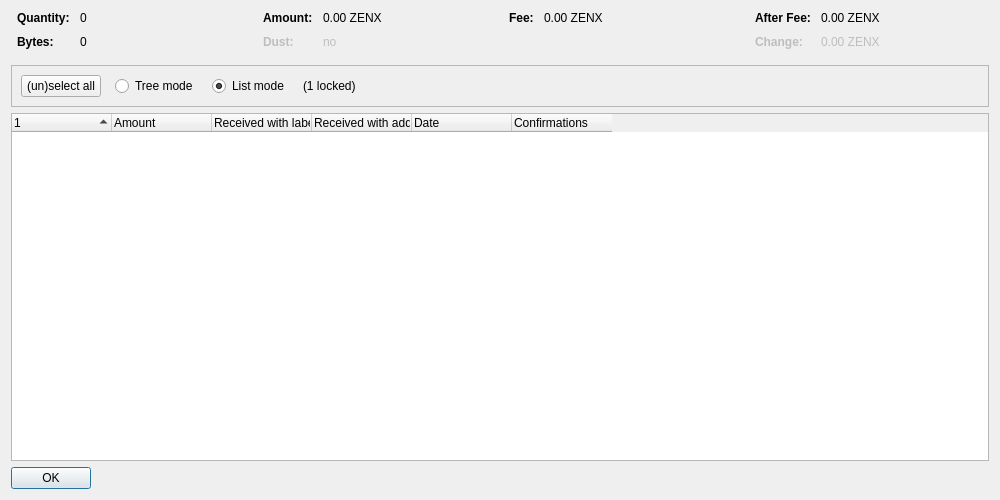
<?xml version="1.0" encoding="UTF-8"?>
<ui version="4.0">
 <class>CoinControlDialog</class>
 <widget class="QDialog" name="CoinControlDialog">
  <property name="geometry">
   <rect>
    <x>0</x>
    <y>0</y>
    <width>1000</width>
    <height>500</height>
   </rect>
  </property>
  <property name="windowTitle">
   <string>Coin Selection</string>
  </property>
  <layout class="QVBoxLayout" name="verticalLayout">
   <item>
    <layout class="QHBoxLayout" name="horizontalLayoutTop" stretch="0,0,0,0">
     <property name="topMargin">
      <number>0</number>
     </property>
     <property name="bottomMargin">
      <number>10</number>
     </property>
     <item>
      <layout class="QFormLayout" name="formLayoutCoinControl1">
       <property name="horizontalSpacing">
        <number>10</number>
       </property>
       <property name="verticalSpacing">
        <number>10</number>
       </property>
       <property name="leftMargin">
        <number>6</number>
       </property>
       <property name="rightMargin">
        <number>6</number>
       </property>
       <item row="0" column="0">
        <widget class="QLabel" name="labelCoinControlQuantityText">
         <property name="font">
          <font>
           <weight>75</weight>
           <bold>true</bold>
          </font>
         </property>
         <property name="text">
          <string>Quantity:</string>
         </property>
        </widget>
       </item>
       <item row="0" column="1">
        <widget class="QLabel" name="labelCoinControlQuantity">
         <property name="cursor">
          <cursorShape>IBeamCursor</cursorShape>
         </property>
         <property name="contextMenuPolicy">
          <enum>Qt::ActionsContextMenu</enum>
         </property>
         <property name="text">
          <string notr="true">0</string>
         </property>
         <property name="textInteractionFlags">
          <set>Qt::LinksAccessibleByMouse|Qt::TextSelectableByKeyboard|Qt::TextSelectableByMouse</set>
         </property>
        </widget>
       </item>
       <item row="1" column="0">
        <widget class="QLabel" name="labelCoinControlBytesText">
         <property name="font">
          <font>
           <weight>75</weight>
           <bold>true</bold>
          </font>
         </property>
         <property name="text">
          <string>Bytes:</string>
         </property>
        </widget>
       </item>
       <item row="1" column="1">
        <widget class="QLabel" name="labelCoinControlBytes">
         <property name="cursor">
          <cursorShape>IBeamCursor</cursorShape>
         </property>
         <property name="contextMenuPolicy">
          <enum>Qt::ActionsContextMenu</enum>
         </property>
         <property name="text">
          <string notr="true">0</string>
         </property>
         <property name="textInteractionFlags">
          <set>Qt::LinksAccessibleByMouse|Qt::TextSelectableByKeyboard|Qt::TextSelectableByMouse</set>
         </property>
        </widget>
       </item>
      </layout>
     </item>
     <item>
      <layout class="QFormLayout" name="formLayoutCoinControl2">
       <property name="horizontalSpacing">
        <number>10</number>
       </property>
       <property name="verticalSpacing">
        <number>10</number>
       </property>
       <property name="leftMargin">
        <number>6</number>
       </property>
       <property name="rightMargin">
        <number>6</number>
       </property>
       <item row="0" column="0">
        <widget class="QLabel" name="labelCoinControlAmountText">
         <property name="font">
          <font>
           <weight>75</weight>
           <bold>true</bold>
          </font>
         </property>
         <property name="text">
          <string>Amount:</string>
         </property>
        </widget>
       </item>
       <item row="0" column="1">
        <widget class="QLabel" name="labelCoinControlAmount">
         <property name="cursor">
          <cursorShape>IBeamCursor</cursorShape>
         </property>
         <property name="contextMenuPolicy">
          <enum>Qt::ActionsContextMenu</enum>
         </property>
         <property name="text">
          <string notr="true">0.00 ZENX</string>
         </property>
         <property name="textInteractionFlags">
          <set>Qt::LinksAccessibleByMouse|Qt::TextSelectableByKeyboard|Qt::TextSelectableByMouse</set>
         </property>
        </widget>
       </item>
       <item row="1" column="0">
        <widget class="QLabel" name="labelCoinControlLowOutputText">
         <property name="enabled">
          <bool>false</bool>
         </property>
         <property name="font">
          <font>
           <weight>75</weight>
           <bold>true</bold>
          </font>
         </property>
         <property name="text">
          <string>Dust:</string>
         </property>
        </widget>
       </item>
       <item row="1" column="1">
        <widget class="QLabel" name="labelCoinControlLowOutput">
         <property name="enabled">
          <bool>false</bool>
         </property>
         <property name="cursor">
          <cursorShape>IBeamCursor</cursorShape>
         </property>
         <property name="contextMenuPolicy">
          <enum>Qt::ActionsContextMenu</enum>
         </property>
         <property name="text">
          <string notr="true">no</string>
         </property>
         <property name="textInteractionFlags">
          <set>Qt::LinksAccessibleByMouse|Qt::TextSelectableByKeyboard|Qt::TextSelectableByMouse</set>
         </property>
        </widget>
       </item>
      </layout>
     </item>
     <item>
      <layout class="QFormLayout" name="formLayoutCoinControl3">
       <property name="horizontalSpacing">
        <number>10</number>
       </property>
       <property name="verticalSpacing">
        <number>10</number>
       </property>
       <property name="leftMargin">
        <number>6</number>
       </property>
       <property name="rightMargin">
        <number>6</number>
       </property>
       <item row="0" column="0">
        <widget class="QLabel" name="labelCoinControlFeeText">
         <property name="font">
          <font>
           <weight>75</weight>
           <bold>true</bold>
          </font>
         </property>
         <property name="text">
          <string>Fee:</string>
         </property>
        </widget>
       </item>
       <item row="0" column="1">
        <widget class="QLabel" name="labelCoinControlFee">
         <property name="cursor">
          <cursorShape>IBeamCursor</cursorShape>
         </property>
         <property name="contextMenuPolicy">
          <enum>Qt::ActionsContextMenu</enum>
         </property>
         <property name="text">
          <string notr="true">0.00 ZENX</string>
         </property>
         <property name="textInteractionFlags">
          <set>Qt::LinksAccessibleByMouse|Qt::TextSelectableByKeyboard|Qt::TextSelectableByMouse</set>
         </property>
        </widget>
       </item>
      </layout>
     </item>
     <item>
      <layout class="QFormLayout" name="formLayoutCoinControl4">
       <property name="horizontalSpacing">
        <number>10</number>
       </property>
       <property name="verticalSpacing">
        <number>10</number>
       </property>
       <property name="leftMargin">
        <number>6</number>
       </property>
       <property name="rightMargin">
        <number>6</number>
       </property>
       <item row="0" column="0">
        <widget class="QLabel" name="labelCoinControlAfterFeeText">
         <property name="font">
          <font>
           <weight>75</weight>
           <bold>true</bold>
          </font>
         </property>
         <property name="text">
          <string>After Fee:</string>
         </property>
        </widget>
       </item>
       <item row="0" column="1">
        <widget class="QLabel" name="labelCoinControlAfterFee">
         <property name="cursor">
          <cursorShape>IBeamCursor</cursorShape>
         </property>
         <property name="contextMenuPolicy">
          <enum>Qt::ActionsContextMenu</enum>
         </property>
         <property name="text">
          <string notr="true">0.00 ZENX</string>
         </property>
         <property name="textInteractionFlags">
          <set>Qt::LinksAccessibleByMouse|Qt::TextSelectableByKeyboard|Qt::TextSelectableByMouse</set>
         </property>
        </widget>
       </item>
       <item row="1" column="0">
        <widget class="QLabel" name="labelCoinControlChangeText">
         <property name="enabled">
          <bool>false</bool>
         </property>
         <property name="font">
          <font>
           <weight>75</weight>
           <bold>true</bold>
          </font>
         </property>
         <property name="text">
          <string>Change:</string>
         </property>
        </widget>
       </item>
       <item row="1" column="1">
        <widget class="QLabel" name="labelCoinControlChange">
         <property name="enabled">
          <bool>false</bool>
         </property>
         <property name="cursor">
          <cursorShape>IBeamCursor</cursorShape>
         </property>
         <property name="contextMenuPolicy">
          <enum>Qt::ActionsContextMenu</enum>
         </property>
         <property name="text">
          <string notr="true">0.00 ZENX</string>
         </property>
         <property name="textInteractionFlags">
          <set>Qt::LinksAccessibleByMouse|Qt::TextSelectableByKeyboard|Qt::TextSelectableByMouse</set>
         </property>
        </widget>
       </item>
      </layout>
     </item>
    </layout>
   </item>
   <item>
    <widget class="QFrame" name="frame">
     <property name="minimumSize">
      <size>
       <width>0</width>
       <height>40</height>
      </size>
     </property>
     <property name="frameShape">
      <enum>QFrame::StyledPanel</enum>
     </property>
     <property name="frameShadow">
      <enum>QFrame::Sunken</enum>
     </property>
     <layout class="QHBoxLayout" name="horizontalLayout">
      <item>
       <layout class="QHBoxLayout" name="horizontalLayoutPanel" stretch="0,0,0,0,0">
        <property name="spacing">
         <number>14</number>
        </property>
        <item>
         <widget class="QPushButton" name="pushButtonSelectAll">
          <property name="sizePolicy">
           <sizepolicy hsizetype="Maximum" vsizetype="Fixed">
            <horstretch>0</horstretch>
            <verstretch>0</verstretch>
           </sizepolicy>
          </property>
          <property name="text">
           <string>(un)select all</string>
          </property>
          <property name="autoDefault">
           <bool>false</bool>
          </property>
         </widget>
        </item>
        <item>
         <widget class="QRadioButton" name="radioTreeMode">
          <property name="sizePolicy">
           <sizepolicy hsizetype="Maximum" vsizetype="Fixed">
            <horstretch>0</horstretch>
            <verstretch>0</verstretch>
           </sizepolicy>
          </property>
          <property name="text">
           <string>Tree mode</string>
          </property>
         </widget>
        </item>
        <item>
         <widget class="QRadioButton" name="radioListMode">
          <property name="sizePolicy">
           <sizepolicy hsizetype="Maximum" vsizetype="Fixed">
            <horstretch>0</horstretch>
            <verstretch>0</verstretch>
           </sizepolicy>
          </property>
          <property name="text">
           <string>List mode</string>
          </property>
          <property name="checked">
           <bool>true</bool>
          </property>
         </widget>
        </item>
        <item>
         <widget class="QLabel" name="labelLocked">
          <property name="text">
           <string notr="true">(1 locked)</string>
          </property>
         </widget>
        </item>
        <item>
         <spacer name="horizontalSpacer">
          <property name="orientation">
           <enum>Qt::Horizontal</enum>
          </property>
          <property name="sizeHint" stdset="0">
           <size>
            <width>40</width>
            <height>20</height>
           </size>
          </property>
         </spacer>
        </item>
       </layout>
      </item>
     </layout>
    </widget>
   </item>
   <item>
    <widget class="CoinControlTreeWidget" name="treeWidget">
     <property name="contextMenuPolicy">
      <enum>Qt::CustomContextMenu</enum>
     </property>
     <property name="sortingEnabled">
      <bool>false</bool>
     </property>
     <property name="columnCount">
      <number>6</number>
     </property>
     <attribute name="headerShowSortIndicator" stdset="0">
      <bool>true</bool>
     </attribute>
     <attribute name="headerStretchLastSection">
      <bool>false</bool>
     </attribute>
     <column>
      <property name="text">
       <string/>
      </property>
     </column>
     <column>
      <property name="text">
       <string>Amount</string>
      </property>
     </column>
     <column>
      <property name="text">
       <string>Received with label</string>
      </property>
     </column>
     <column>
      <property name="text">
       <string>Received with address</string>
      </property>
     </column>
     <column>
      <property name="text">
       <string>Date</string>
      </property>
     </column>
     <column>
      <property name="text">
       <string>Confirmations</string>
      </property>
      <property name="toolTip">
       <string>Confirmed</string>
      </property>
     </column>
     <column>
      <property name="text">
       <string/>
      </property>
     </column>
     <column>
      <property name="text">
       <string/>
      </property>
     </column>
     <column>
      <property name="text">
       <string/>
      </property>
     </column>
     <column>
      <property name="text">
       <string/>
      </property>
     </column>
    </widget>
   </item>
   <item>
    <widget class="QDialogButtonBox" name="buttonBox">
     <property name="sizePolicy">
      <sizepolicy hsizetype="Maximum" vsizetype="Fixed">
       <horstretch>0</horstretch>
       <verstretch>0</verstretch>
      </sizepolicy>
     </property>
     <property name="orientation">
      <enum>Qt::Horizontal</enum>
     </property>
     <property name="standardButtons">
      <set>QDialogButtonBox::Ok</set>
     </property>
    </widget>
   </item>
  </layout>
 </widget>
 <customwidgets>
  <customwidget>
   <class>CoinControlTreeWidget</class>
   <extends>QTreeWidget</extends>
   <header>qt/coincontroltreewidget.h</header>
  </customwidget>
 </customwidgets>
 <resources/>
 <connections/>
</ui>
